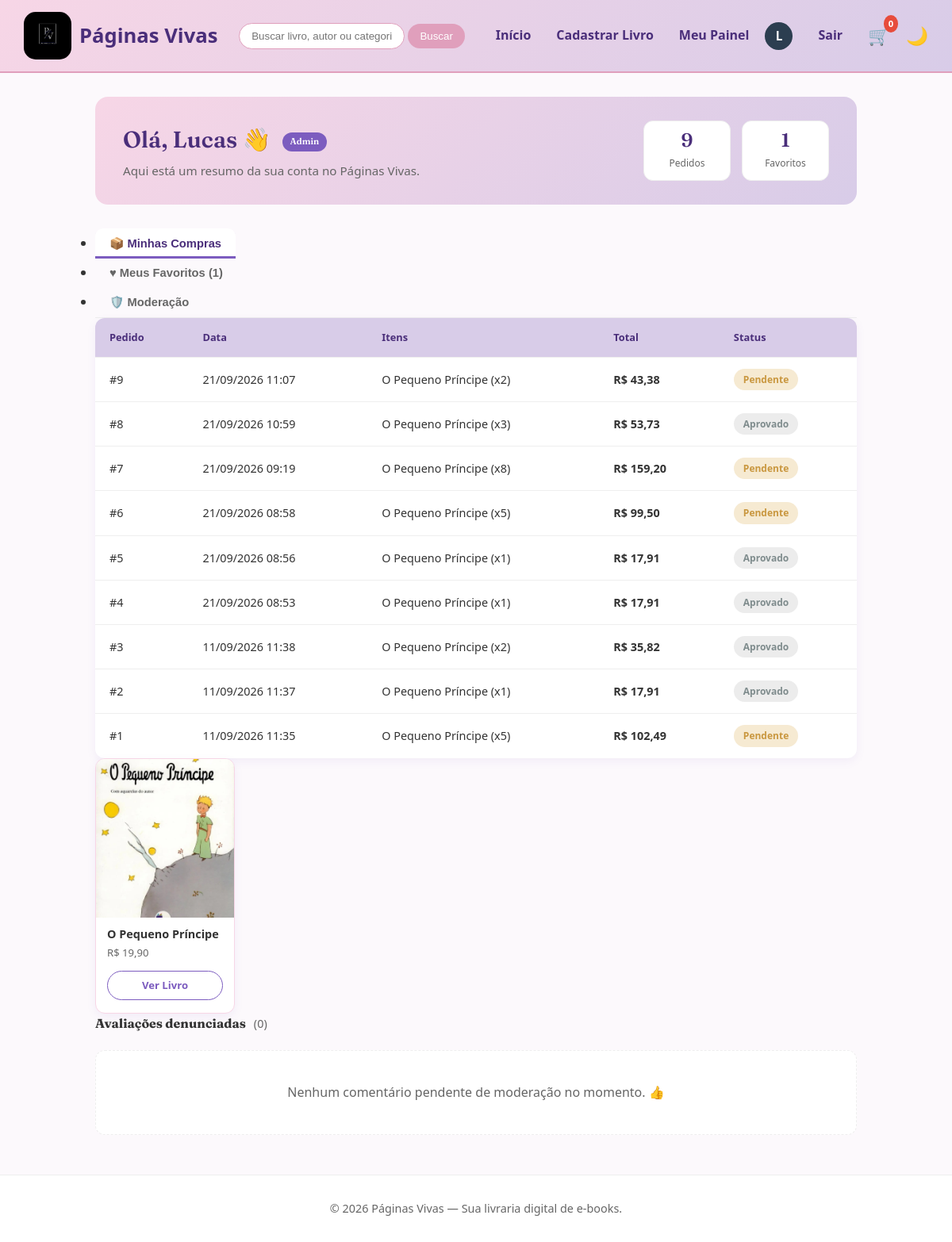
Screenshot of /pages/painel.php (signed in) with the database file from the repository.
### tables this page shows
CREATE TABLE `usuarios` (
  `id_usuario` int NOT NULL,
  `nome` varchar(200) NOT NULL,
  `email` varchar(255) NOT NULL,
  `nascimento` date NOT NULL,
  `senha_segura` varchar(255) NOT NULL,
  `tipo_usuario` enum('admin','usuario','moderador') NOT NULL DEFAULT 'usuario',
  `cpf` varchar(14) DEFAULT NULL,
  `telefone` varchar(20) DEFAULT NULL,
  `data_criacao` datetime DEFAULT CURRENT_TIMESTAMP,
  `pergunta_seguranca` varchar(255) NOT NULL DEFAULT '',
  `resposta_seguranca` varchar(255) NOT NULL DEFAULT ''
);

CREATE TABLE `pedidos` (
  `id_pedido` int NOT NULL,
  `id_usuario` int NOT NULL,
  `valor_total` decimal(10,2) NOT NULL,
  `forma_pagamento` varchar(50) NOT NULL,
  `parcelas` int DEFAULT '1',
  `status_pedido` varchar(50) NOT NULL DEFAULT 'pendente',
  `data_pedido` datetime NOT NULL
);

CREATE TABLE `favoritos` (
  `id_favorito` int NOT NULL,
  `id_usuario` int NOT NULL,
  `id_produto` int NOT NULL,
  `data_favoritado` datetime DEFAULT CURRENT_TIMESTAMP,
  `data_favorito` datetime NOT NULL DEFAULT CURRENT_TIMESTAMP
);

CREATE TABLE `produtos` (
  `id_produto` int NOT NULL,
  `id_produto_pai` int DEFAULT NULL,
  `nome_produto` varchar(255) NOT NULL,
  `autor_produto` varchar(255) NOT NULL,
  `editora_produto` varchar(255) NOT NULL,
  `preco_produto` decimal(10,2) NOT NULL,
  `paginas_produto` int NOT NULL,
  `categoria_produto` varchar(255) NOT NULL,
  `idioma_produto` varchar(100) NOT NULL,
  `classificacao_indicativa_produto` varchar(50) NOT NULL,
  `lancamento_produto` date NOT NULL,
  `descricao_produto` text NOT NULL,
  `tipo_produto` varchar(50) NOT NULL DEFAULT 'eBook',
  `img_produto` varchar(255) NOT NULL,
  `quantidade_produto` int NOT NULL DEFAULT '0'
);

### pages/painel.php (the view, shortened to what this page needs)
<?php
require_once '../src/includes/header.php';
$id_usuario = (int) $_SESSION['id_usuario'];
$is_admin = isset($_SESSION['tipo_usuario']) && ($_SESSION['tipo_usuario'] === 'admin' || $_SESSION['tipo_usuario'] === 'moderador');
$sql = "SELECT * FROM usuarios WHERE id_usuario = ?";
$stmt = $conexao->prepare($sql);
$stmt->bind_param("i", $id_usuario);
$stmt->execute();
$usuario = $stmt->get_result()->fetch_assoc();
$nome_exibicao = !empty($usuario['nome']) ? $usuario['nome'] : 'Usuário';
$primeiro_nome = explode(' ', trim($nome_exibicao))[0];
$sql_favoritos = "SELECT p.*, fav.data_favoritado
                  FROM favoritos fav
                  INNER JOIN produtos p ON fav.id_produto = p.id_produto
                  WHERE fav.id_usuario = ?
                  ORDER BY fav.data_favoritado DESC";
$stmt_fav = $conexao->prepare($sql_favoritos);
$stmt_fav->bind_param("i", $id_usuario);
$stmt_fav->execute();
$res_favoritos = $stmt_fav->get_result();
$favoritos = [];
while ($row = $res_favoritos->fetch_assoc()) {
    $favoritos[] = $row;
}
$sql_compras = "SELECT p.id_pedido, p.valor_total, p.status_pedido, p.data_pedido,
                       GROUP_CONCAT(CONCAT(prod.nome_produto, ' (x', ip.quantidade, ')') SEPARATOR ', ') AS livros_comprados
                FROM pedidos p
                INNER JOIN itens_pedido ip ON p.id_pedido = ip.id_pedido
                INNER JOIN produtos prod ON ip.id_produto = prod.id_produto
                WHERE p.id_usuario = ?
                GROUP BY p.id_pedido
                ORDER BY p.data_pedido DESC";
$stmt_compras = $conexao->prepare($sql_compras);
$stmt_compras->bind_param("i", $id_usuario);
$stmt_compras->execute();
$res_compras = $stmt_compras->get_result();
$total_pedidos = $res_compras ? $res_compras->num_rows : 0;
function classeStatusPedido(?string $status): string
{
    $chave = strtolower(trim((string) $status));
    return match ($chave) {
        'pendente' => 'status-badge--pendente',
        'processando' => 'status-badge--processando',
        'enviado' => 'status-badge--enviado',
        'entregue' => 'status-badge--entregue',
        'cancelado' => 'status-badge--cancelado',
        default => 'status-badge--outro',
    };
}
?>
<div class="catalog-container user-panel my-5">
    <div class="panel-hero">
        <div>
            <h2 class="panel-hero-title">
                Olá, <span class="panel-greeting-name"><?= htmlspecialchars($primeiro_nome) ?></span> 👋
                <?php if ($is_admin): ?>
                    <span class="panel-role-tag"><?= htmlspecialchars(ucfirst($_SESSION['tipo_usuario'])) ?></span>
                <?php endif; ?>
            </h2>
            <p class="panel-hero-subtitle">Aqui está um resumo da sua conta no Páginas Vivas.</p>
        </div>
        <div class="panel-stats">
            <div class="stat-pill">
                <span class="stat-pill-number"><?= $total_pedidos ?></span>
                <span class="stat-pill-label">Pedidos</span>
            </div>
            <div class="stat-pill">
                <span class="stat-pill-number"><?= count($favoritos) ?></span>
                <span class="stat-pill-label">Favoritos</span>
            </div>
        </div>
    </div>
    <ul class="nav nav-tabs mb-4" id="painelTab" role="tablist">
        <li class="nav-item" role="presentation">
            <button class="nav-link active" id="compras-tab" data-bs-toggle="tab" data-bs-target="#compras" type="button" role="tab">📦 Minhas Compras</button>
        </li>
        <li class="nav-item" role="presentation">
            <button class="nav-link" id="favoritos-tab" data-bs-toggle="tab" data-bs-target="#favoritos" type="button" role="tab">♥ Meus Favoritos (<?= count($favoritos) ?>)</button>
        </li>
        <?php if ($is_admin): ?>
        <li class="nav-item" role="presentation">
            <button class="nav-link" id="moderacao-tab" data-bs-toggle="tab" data-bs-target="#moderacao" type="button" role="tab">🛡️ Moderação</button>
        </li>
        <?php endif; ?>
    </ul>
    <div class="tab-content" id="painelTabContent">
        <div class="tab-pane fade show active" id="compras" role="tabpanel">
            <?php if ($total_pedidos > 0): ?>
                <div class="orders-table-wrapper">
                    <table class="orders-table">
                        <thead>
                            <tr>
                                <th>Pedido</th>
                                <th>Data</th>
                                <th>Itens</th>
                                <th>Total</th>
                                <th>Status</th>
                            </tr>
                        </thead>
                        <tbody>
                            <?php while ($ped = $res_compras->fetch_assoc()): ?>
                                <tr>
                                    <td class="order-id">#<?= $ped['id_pedido'] ?></td>
                                    <td><?= date('d/m/Y H:i', strtotime($ped['data_pedido'])) ?></td>
                                    <td class="order-books"><?= htmlspecialchars($ped['livros_comprados']) ?></td>
                                    <td class="order-total">R$ <?= number_format($ped['valor_total'], 2, ',', '.') ?></td>
                                    <td>
                                        <span class="status-badge <?= classeStatusPedido($ped['status_pedido']) ?>">
                                            <?= htmlspecialchars(ucfirst($ped['status_pedido'] ?? 'Processando')) ?>
                                        </span>
                                    </td>
                                </tr>
                            <?php endwhile; ?>
                        </tbody>
                    </table>
                </div>
            <?php else: ?>
                <div class="panel-empty-state">Você ainda não realizou nenhuma compra na livraria.</div>
            <?php endif; ?>
        </div>
        <div class="tab-pane fade" id="favoritos" role="tabpanel">
            <?php if (!empty($favoritos)): ?>
                <div class="favorites-grid">
                    <?php foreach ($favoritos as $fav): ?>
                        <div class="fav-card">
                            <img src="../<?= htmlspecialchars($fav['img_produto']) ?>" class="fav-card-cover" alt="Capa de <?= htmlspecialchars($fav['nome_produto']) ?>">
                            <div class="fav-card-body">
                                <p class="fav-card-title"><?= htmlspecialchars($fav['nome_produto']) ?></p>
                                <p class="fav-card-price">R$ <?= number_format($fav['preco_produto'], 2, ',', '.') ?></p>
                                <a href="livro.php?id=<?= $fav['id_produto'] ?>" class="fav-card-link">Ver Livro</a>
                            </div>
                        </div>
                    <?php endforeach; ?>
                </div>
            <?php else: ?>
                <div class="panel-empty-state">Você ainda não favoritou nenhum livro.</div>
            <?php endif; ?>
        </div>
        <?php if ($is_admin): ?>
        <div class="tab-pane fade" id="moderacao" role="tabpanel">
            <?php
            $sql_denuncias = "SELECT a.*, u.nome, p.nome_produto
                              FROM avaliacoes a
                              JOIN usuarios u ON a.id_usuario = u.id_usuario
                              JOIN produtos p ON a.id_produto = p.id_produto
                              WHERE a.status = 'denunciado'
                              ORDER BY a.data_avaliacao DESC";
            $res_denuncias = $conexao->query($sql_denuncias);
            ?>
            <div class="moderation-header">
                <h4>Avaliações denunciadas</h4>
                <span class="moderation-count">(<?= $res_denuncias ? $res_denuncias->num_rows : 0 ?>)</span>
            </div>
            <?php if ($res_denuncias && $res_denuncias->num_rows > 0): ?>
                <div class="moderation-list">
                    <?php while ($d = $res_denuncias->fetch_assoc()): ?>
                        <div class="moderation-item">
                            <div class="moderation-item-header">
                                <span class="moderation-book"><?= htmlspecialchars($d['nome_produto']) ?></span>
                                <span class="moderation-user">denunciado — avaliação de <?= htmlspecialchars($d['nome']) ?></span>
                            </div>
                            <p class="moderation-comment">&ldquo;<?= htmlspecialchars($d['comentario']) ?>&rdquo;</p>
                            <div class="moderation-actions">
                                <a href="painel.php?acao=aprovar&id_av=<?= $d['id_avaliacao'] ?>" class="btn-mod-approve">Aprovar</a>
                                <a href="painel.php?acao=excluir&id_av=<?= $d['id_avaliacao'] ?>" class="btn-mod-delete" data-confirm="Deseja excluir permanentemente este comentário?">Excluir</a>
                            </div>
                        </div>
                    <?php endwhile; ?>
                </div>
            <?php else: ?>
                <div class="panel-empty-state">Nenhum comentário pendente de moderação no momento. 👍</div>
            <?php endif; ?>
        </div>
        <?php endif; ?>
    </div>
</div>
<?php require_once '../src/includes/footer.php'; ?>

### rows the page displays
usuarios: nome "Lucas"
pedidos: id_pedido "9", data_pedido "21/09/2026 11:07", livros_comprados "O Pequeno Príncipe (x2)", valor_total "43,38", status_pedido "Pendente"
pedidos: id_pedido "8", data_pedido "21/09/2026 10:59", livros_comprados "O Pequeno Príncipe (x3)", valor_total "53,73", status_pedido "Aprovado"
pedidos: id_pedido "7", data_pedido "21/09/2026 09:19", livros_comprados "O Pequeno Príncipe (x8)", valor_total "159,20", status_pedido "Pendente"
pedidos: id_pedido "6", data_pedido "21/09/2026 08:58", livros_comprados "O Pequeno Príncipe (x5)", valor_total "99,50", status_pedido "Pendente"
pedidos: id_pedido "5", data_pedido "21/09/2026 08:56", livros_comprados "O Pequeno Príncipe (x1)", valor_total "17,91", status_pedido "Aprovado"
pedidos: id_pedido "4", data_pedido "21/09/2026 08:53", livros_comprados "O Pequeno Príncipe (x1)", valor_total "17,91", status_pedido "Aprovado"
pedidos: id_pedido "3", data_pedido "11/09/2026 11:38", livros_comprados "O Pequeno Príncipe (x2)", valor_total "35,82", status_pedido "Aprovado"
pedidos: id_pedido "2", data_pedido "11/09/2026 11:37", livros_comprados "O Pequeno Príncipe (x1)", valor_total "17,91", status_pedido "Aprovado"
pedidos: id_pedido "1", data_pedido "11/09/2026 11:35", livros_comprados "O Pequeno Príncipe (x5)", valor_total "102,49", status_pedido "Pendente"
favoritos: id_produto.img_produto (picture), id_produto.nome_produto "O Pequeno Príncipe", id_produto.preco_produto "19,90"

### other values shown
$inicial_usuario "L"
$total_carrinho_header "0"
$_SESSION['tipo_usuario'] "Admin"
$total_pedidos "9"
count($favoritos) "1"
$res_denuncias->num_rows "0"
